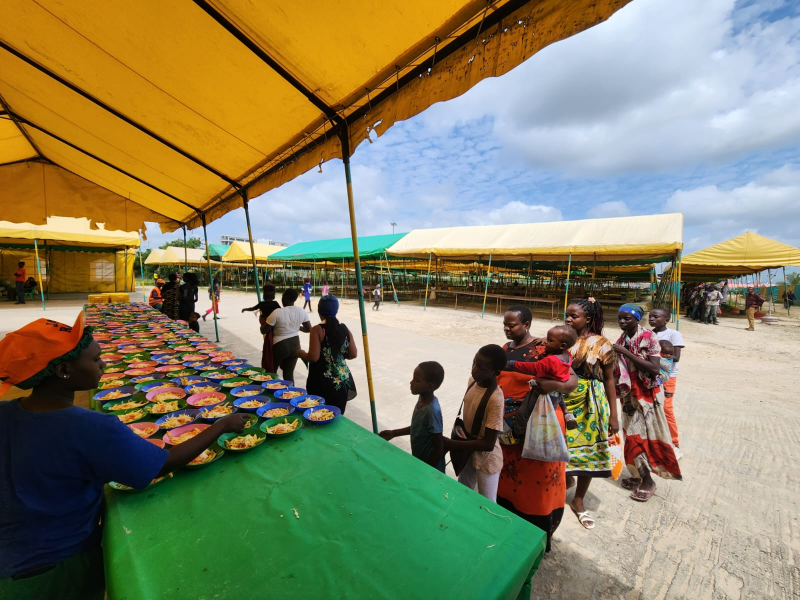
#> input picture Feeding Center/WhatsApp Image 2026-09-14 at 11.03.04.jpeg, 1600 x 1200 px (shown at 1/2 size); its folder holds only this picture in this run
$ python -i build-photos.py   (imports and definitions only)
#> lines starting #> are read from the running program, lines starting #| are printed output that depends on the picture
#> further down, picture is the input picture: PIL image 1600x1200 RGB; mean R, G, B 135.1, 131.3, 99.3
"""Rebuild public galleries from the curated source manifest. Requires Pillow."""
import json
from pathlib import Path
from PIL import Image, ImageOps
ROOT = Path(__file__).resolve().parents[1]

def trim_letterbox(image):
    """Crop near-black bars (video letterboxing) from each edge; leave dark photographs alone."""
    gray = image.convert('L')
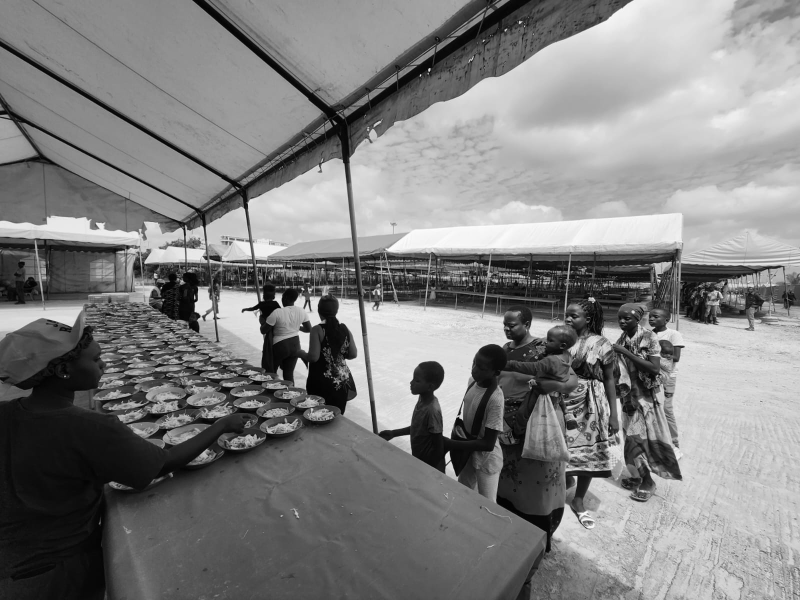
#> gray: PIL image 1600x1200 L (shown at 1/2 size); min 0, max 254, mean 128.8
    rows = list(gray.resize((1, image.height), Image.Resampling.BOX).tobytes())
#> rows = 1200 values, max 214 at index 464, min 62 at index 578, mean 128.8
    columns = list(gray.resize((image.width, 1), Image.Resampling.BOX).tobytes())
#> columns = 1600 values, max 194 at index 1432, min 70 at index 92, mean 128.8
    def bar(means, limit):
#> called with limit = 300
        size = 0
        while size < limit and means[size] < 20:
            size += 1
#> this loop made 0 passes
#> after the loop, size = 0
        return size if size >= len(means) * 0.01 else 0
    top, bottom = bar(rows, image.height // 4), bar(rows[::-1], image.height // 4)
#> top = 0; bottom = 0
    left, right = bar(columns, image.width // 4), bar(columns[::-1], image.width // 4)
#> left = 0; right = 0
    # A few rows inside each bar's edge are blended; trim slightly past it.
    inset = lambda size: size + 2 if size else 0
    box = (inset(left), inset(top), image.width - inset(right), image.height - inset(bottom))
#> box = (0, 0, 1600, 1200)
    return image.crop(box) if box != (0, 0, image.width, image.height) else image

# [1 line that did not run here, left out]
# Validate all sources before touching generated output.
# [23 lines not run here, left out]

>>> from PIL import Image
>>> picture = Image.open('../Feeding Center/WhatsApp Image 2026-09-14 at 11.03.04.jpeg')
>>> result = trim_letterbox(picture)

$ run again, on Feeding Center/WhatsApp Image 2026-09-14 at 11.03.05.jpeg
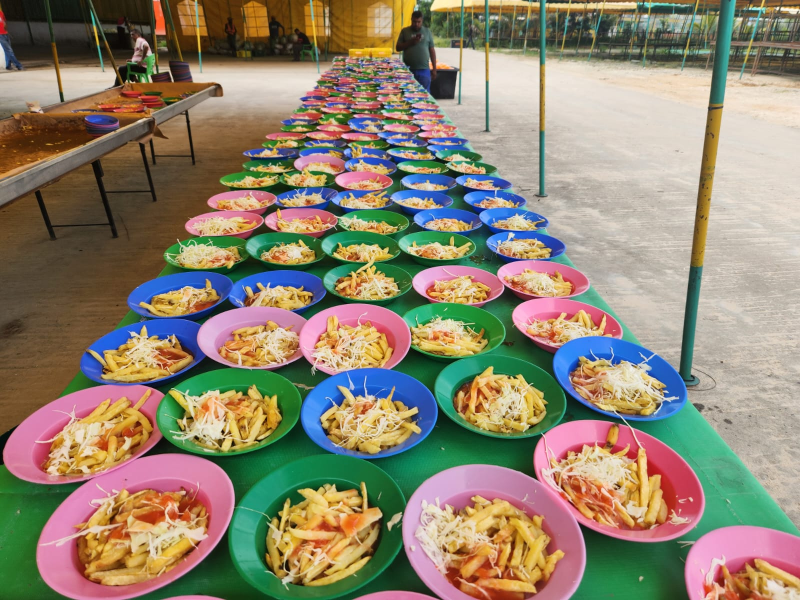
#> input picture Feeding Center/WhatsApp Image 2026-09-14 at 11.03.05.jpeg, 1600 x 1200 px (shown at 1/2 size)
#> picture is the input picture: PIL image 1600x1200 RGB; mean R, G, B 142.8, 132.4, 111.5
#> in trim_letterbox, `gray = image.convert('L')`:
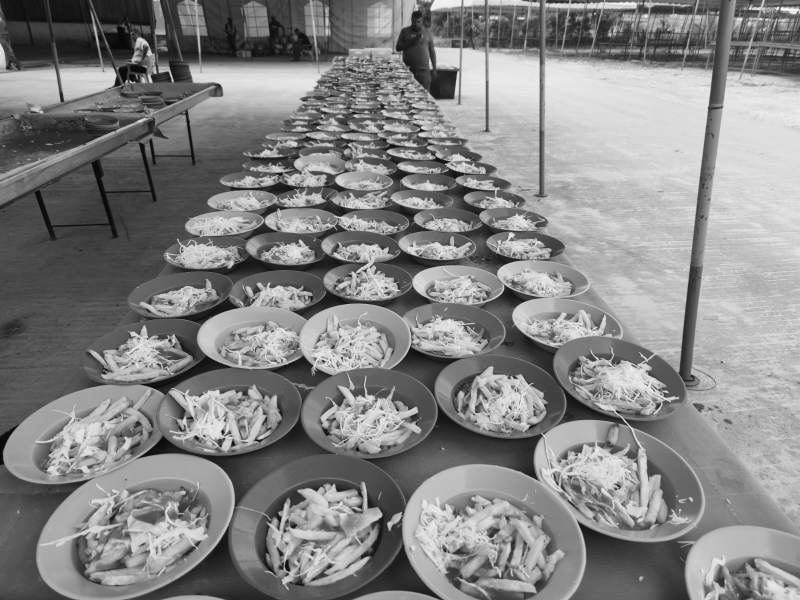
#> gray: PIL image 1600x1200 L (shown at 1/2 size); min 1, max 253, mean 133.1
#> rows = 1200 values, max 180 at index 163, min 67 at index 80, mean 133.1
#> columns = 1600 values, max 184 at index 1562, min 86 at index 13, mean 133.1
#> after the loop in bar, `while size < limit and means[size] < 20:`: size = 0
#> box = (0, 0, 1600, 1200)

$ run again, on Feeding Center/WhatsApp Image 2026-09-14 at 11.03.07.jpeg
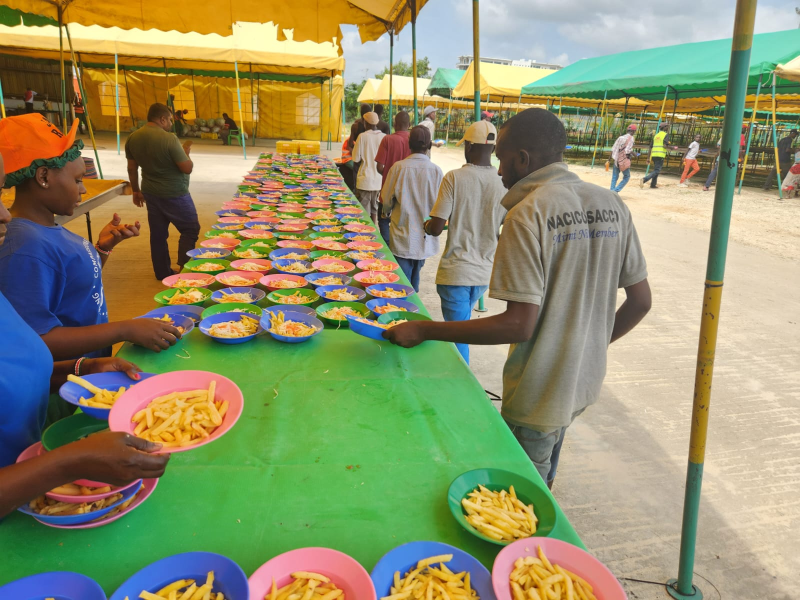
#> input picture Feeding Center/WhatsApp Image 2026-09-14 at 11.03.07.jpeg, 1600 x 1200 px (shown at 1/2 size)
#> picture is the input picture: PIL image 1600x1200 RGB; mean R, G, B 143.9, 145, 106.4
#> in trim_letterbox, `gray = image.convert('L')`:
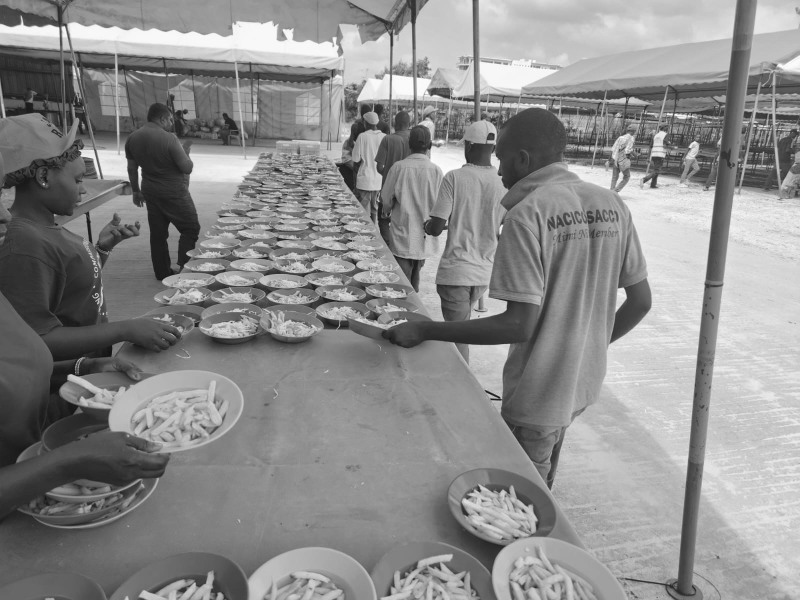
#> gray: PIL image 1600x1200 L (shown at 1/2 size); min 9, max 255, mean 140.3
#> rows = 1200 values, max 206 at index 83, min 103 at index 277, mean 140.3
#> columns = 1600 values, max 193 at index 1548, min 67 at index 120, mean 140.3
#> after the loop in bar, `while size < limit and means[size] < 20:`: size = 0
#> box = (0, 0, 1600, 1200)

$ run again, on Feeding Center/WhatsApp Image 2026-09-14 at 11.03.09.jpeg
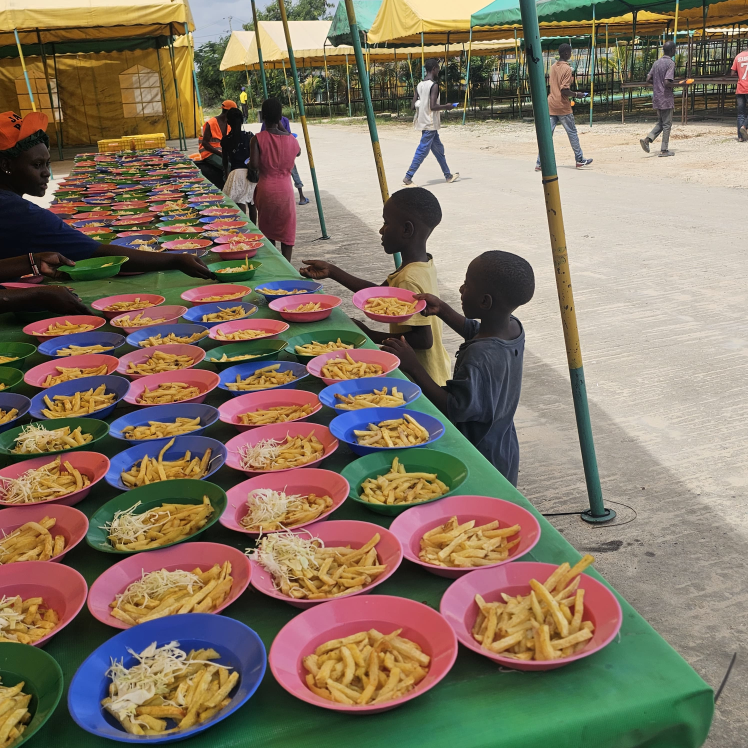
#> input picture Feeding Center/WhatsApp Image 2026-09-14 at 11.03.09.jpeg, 2992 x 2992 px (shown at 1/4 size)
#> picture is the input picture: PIL image 2992x2992 RGB; mean R, G, B 132.2, 118, 100.1
#> in trim_letterbox, `gray = image.convert('L')`:
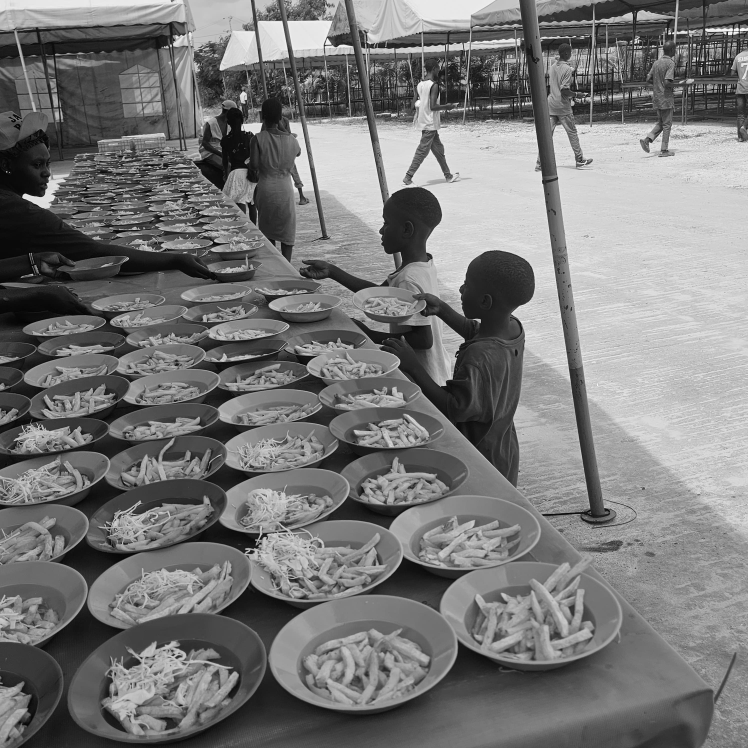
#> gray: PIL image 2992x2992 L (shown at 1/4 size); min 0, max 255, mean 120.2
#> rows = 2992 values, max 172 at index 0, min 72 at index 2975, mean 120.2
#> columns = 2992 values, max 169 at index 2976, min 76 at index 51, mean 120.2
#> after the loop in bar, `while size < limit and means[size] < 20:`: size = 0
#> box = (0, 0, 2992, 2992)
